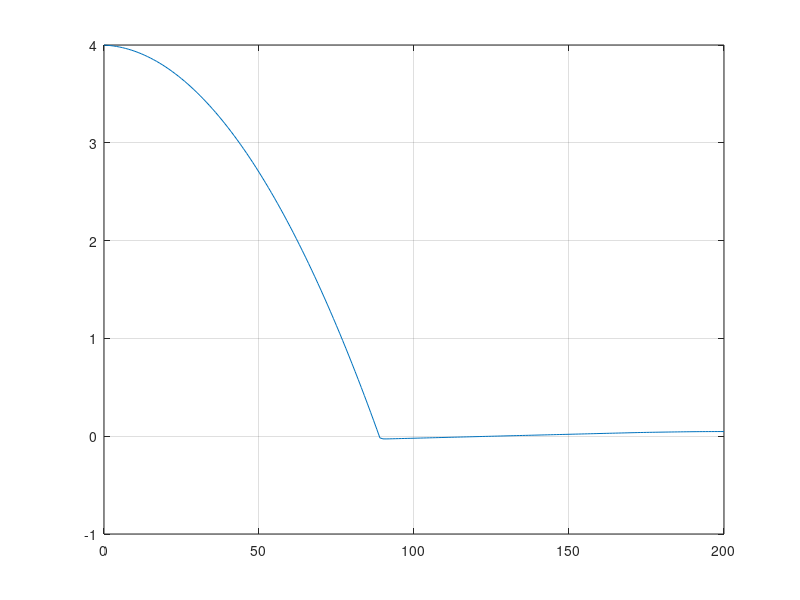

Here is the MATLAB script that generated this plot:
z=[3.999019,3.997057,3.994114,3.990190,3.985285,3.979399,3.972532,3.964684,3.955855,3.946045,3.935254,3.923482,3.910729,3.896995,3.882280,3.866584,3.849907,3.832249,3.813610,3.793990,3.773389,3.751807,3.729244,3.705700,3.681175,3.655669,3.629182,3.601714,3.573265,3.543835,3.513424,3.482032,3.449659,3.416305,3.381970,3.346654,3.310357,3.273079,3.234820,3.195580,3.155359,3.114157,3.071974,3.028810,2.984665,2.939539,2.893432,2.846344,2.798275,2.749225,2.699194,2.648182,2.596189,2.543215,2.489260,2.434324,2.378407,2.321509,2.263630,2.204770,2.144929,2.084107,2.022304,1.959520,1.895755,1.831009,1.765282,1.698574,1.630885,1.562215,1.492564,1.421932,1.350319,1.277725,1.204150,1.129594,1.054057,0.977539,0.900040,0.821560,0.742099,0.661657,0.580234,0.497830,0.414445,0.330079,0.244732,0.158404,0.071095,-0.017195,-0.027318,-0.027697,-0.027080,-0.026300,-0.025494,-0.024683,-0.023872,-0.023060,-0.022249,-0.021438,-0.020627,-0.019817,-0.019006,-0.018196,-0.017386,-0.016576,-0.015766,-0.014956,-0.014147,-0.013338,-0.012529,-0.011720,-0.010911,-0.010103,-0.009295,-0.008487,-0.007679,-0.006872,-0.006064,-0.005257,-0.004450,-0.003644,-0.002838,-0.002032,-0.001226,-0.000420,0.000385,0.001190,0.001995,0.002799,0.003603,0.004407,0.005211,0.006014,0.006817,0.007620,0.008422,0.009224,0.010026,0.010827,0.011628,0.012429,0.013229,0.014029,0.014829,0.015628,0.016427,0.017225,0.018023,0.018820,0.019618,0.020414,0.021210,0.022006,0.022802,0.023596,0.024391,0.025185,0.025978,0.026771,0.027563,0.028355,0.029146,0.029937,0.030727,0.031516,0.032305,0.033093,0.033881,0.034668,0.035454,0.036240,0.036988,0.037688,0.038344,0.038960,0.039544,0.040099,0.040632,0.041146,0.041644,0.042129,0.042606,0.043075,0.043540,0.044002,0.044463,0.044900,0.045300,0.045672,0.046020,0.046354,0.046652,0.046884,0.047082,0.047241,0.047365,0.047465,0.047541,0.047603,0.047603];
t=0:1:200;
plot(t,z);
grid on;
pause;
